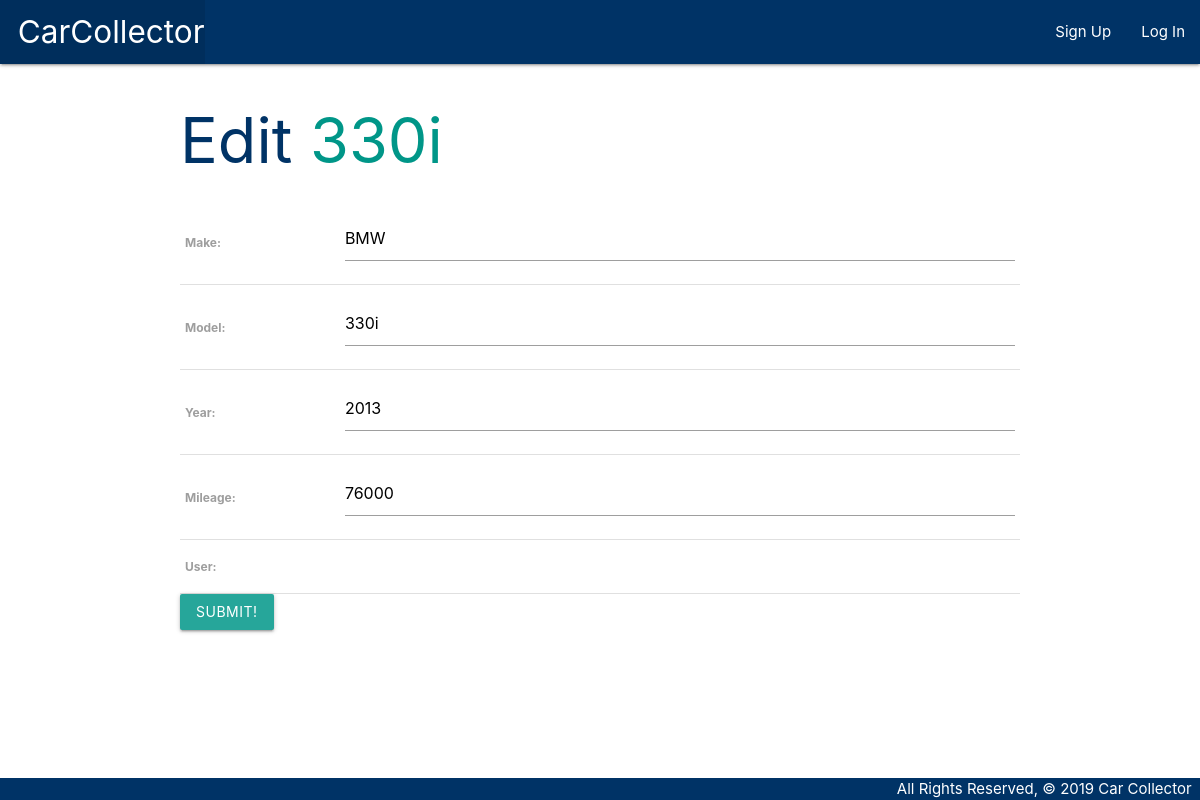
The page /cars/6/update/ on the database its author committed.
### main_app/models.py (models this page shows, shortened)
class Car(models.Model):
    make = models.CharField(max_length=50)
    model = models.CharField(max_length=50)
    year = models.IntegerField()
    mileage = models.IntegerField()
    user = models.ForeignKey(User, on_delete=models.CASCADE)

### main_app/views.py (the view)
# urls.py: path('cars/<int:pk>/update/', views.CarUpdate.as_view(), name='cars_update'),
class CarUpdate(UpdateView):
  model = Car
  fields = '__all__'

### main_app/templates/main_app/car_form.html (shortened to what this page needs)
{% extends 'base.html' %}
{% block content %}
    {% if object %}
    <h1>Edit <span class="teal-text">{{object.model}}</span></h1>
    {% else %}
    <h1>Add Car</h1>
    {% endif %}
    <form action="" method="post">
        <table>
            {{ form.as_table }}
        </table>
        <input type="submit" value="Submit!" class="btn">
    </form>
{% endblock %}

### main_app/static/css/style.css (style rules this page uses)
h1, h2 { color: #003366 }
body { display: flex; min-height: 100vh; flex-direction: column; }

### rows shown on the page
Car: model "330i", make "BMW", year "2013", mileage "76000"
